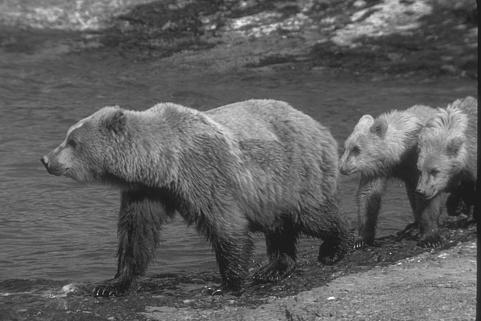
#> input picture images/bear_grayscale.jpg, 481 x 321 px
$ python main.py
#> lines starting #> are read from the running program, lines starting #| are printed output that depends on the picture; after the words box and inside, x2 and y2 are one past the last pixel; in counts of white or black regions, pixels touching at a corner belong together
### utils/image_utils.py
import matplotlib.pyplot as plt
import cv2


# Function to plot histogram
def plot_histogram(image, title):
    plt.figure()
    plt.hist(image.ravel(), bins=256, range=(0, 256), color='gray')
    plt.title(f"Histogram of {title}")
    plt.xlabel("Pixel Intensity")
    plt.ylabel("Frequency")
    plt.show()


# Function to load image
def load_image(image_path):
#> called with image_path = './images/bear_grayscale.jpg'
    image = cv2.imread(image_path, cv2.IMREAD_GRAYSCALE)
#> image is the input picture: shape (321, 481); min 16, max 255, mean 94.6
#> in plot_histogram, `plt.show()`:
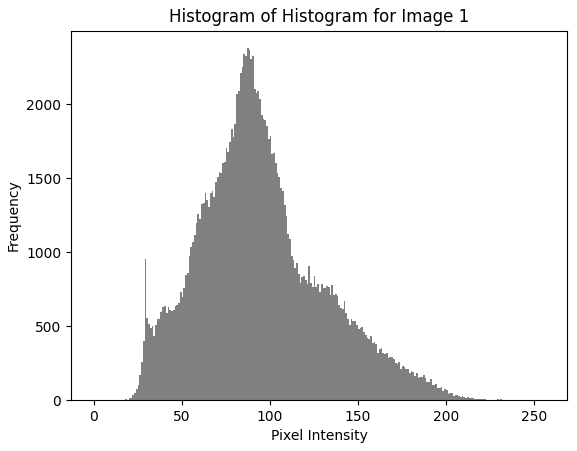
#> figure drawn by matplotlib, 1 panel; tallest bar 2378 high, from x = 87 to 88
    if image is None:
        raise FileNotFoundError(f"Image at {image_path} could not be loaded.")
    return image


# Function to display image
def display_image(image, title):
    plt.figure()
    plt.title(title)
    plt.imshow(image, cmap='gray')
    plt.show()

### thresholding/binarization.py
import cv2
from utils.image_utils import display_image


# Function to perform binary thresholding
def binary_threshold(image, thresholds):
    results = []
    for threshold in thresholds:
        _, binary_image = cv2.threshold(image, threshold, 255, cv2.THRESH_BINARY)
        results.append((binary_image, threshold))
#> this loop made 3 passes
#> pass 1, in binary_threshold, `_, binary_image = cv2.threshold(image, threshold, 255, cv2.THRESH_BINA..`:
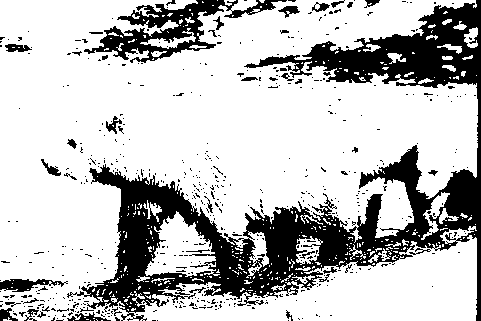
#> binary_image: shape (321, 481); 75% white; 563 black regions (519 under 20 px), largest, box (x1, y1, x2, y2) and area: (67, 0, 481, 321) 30666, (84, 0, 287, 63) 3803, (0, 279, 68, 292) 464
#> pass 2, in binary_threshold, `_, binary_image = cv2.threshold(image, threshold, 255, cv2.THRESH_BINA..`:
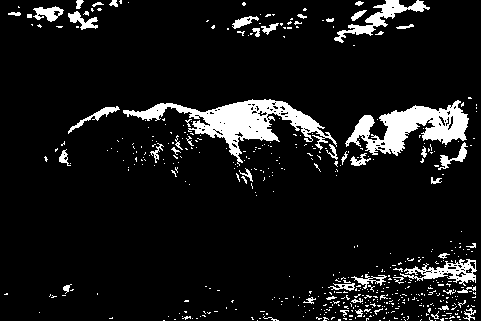
#> binary_image: shape (321, 481); 8.8% white; 520 white regions (471 under 20 px), largest, box (x1, y1, x2, y2) and area: (123, 99, 337, 166) 4025, (345, 100, 469, 156) 3157, (334, 0, 430, 43) 949
#> pass 3, in binary_threshold, `_, binary_image = cv2.threshold(image, threshold, 255, cv2.THRESH_BINA..`:
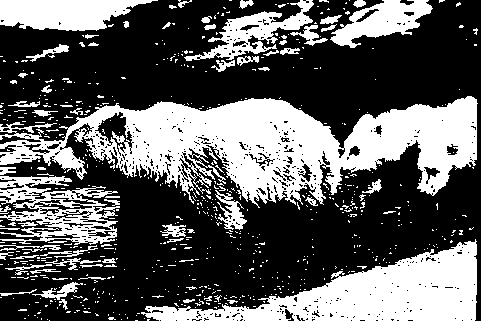
#> binary_image: shape (321, 481); 36.8% white; 671 white regions (600 under 20 px), largest, box (x1, y1, x2, y2) and area: (0, 96, 478, 208) 25785, (141, 239, 477, 321) 11888, (0, 176, 120, 245) 3940
#> after the loop, results = 3 items
    return results


def process_binary_threshold(image, thresholds, image_index):
    results = binary_threshold(image, thresholds)
#> results = 3 items
    for binary_image, threshold in results:
        display_image(binary_image, f"Simple Threshold {threshold} - Image {image_index}")
#> this loop made 3 passes
#> threshold on passes 1 to 3: 70, 148, 100

### thresholding/otsu.py
import cv2
from skimage.filters import threshold_otsu
from utils.image_utils import display_image


# Function to apply Otsu's thresholding on a grayscale image
def otsu_threshold(image):
    # Compute the Otsu's threshold value using scikit-image
    threshold_value = threshold_otsu(image)
#> threshold_value = 106

    # Apply the threshold using OpenCV's cv2.threshold function
    # Pixels below the threshold are set to 0 (black), above are set to 255 (white)
    _, binary_image = cv2.threshold(image, threshold_value, 255, cv2.THRESH_BINARY)
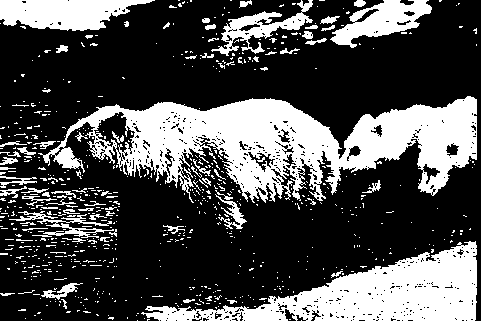
#> binary_image: shape (321, 481); 30.7% white; 734 white regions (662 under 20 px), largest, box (x1, y1, x2, y2) and area: (38, 96, 477, 203) 21994, (141, 241, 477, 321) 11392, (0, 0, 155, 31) 3324

    # Return the binary image and the computed threshold value
    return binary_image, threshold_value


# Function to process an image using Otsu's thresholding and display the results
def process_otsu_threshold(image, image_index):
    # Apply Otsu's thresholding to the input image
    binary_image, threshold_value = otsu_threshold(image)
#> threshold_value = 106

    # Print the threshold value to the console
    print(f"Otsu's Threshold Value for Image {image_index}: {threshold_value}")
#| Otsu's Threshold Value for Image 1: 106

    # Display the binary image with a title indicating Otsu's thresholding result
    display_image(binary_image, f"Otsu's Thresholding {threshold_value} - Image {image_index}")
#> pass 3 of the loop in process_images, `for idx, image_path in enumerate(image_paths):`:
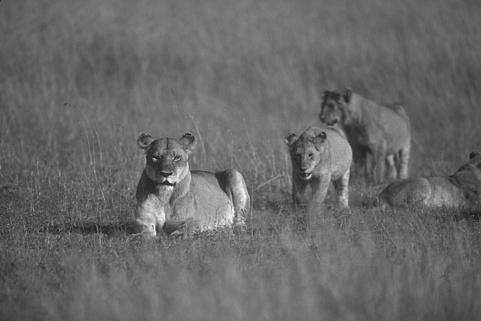
#> input picture images/lions_grayscale.jpg, 481 x 321 px
#> in load_image, image is the input picture: shape (321, 481); min 23, max 255, mean 104.3
#> the loop in binary_threshold (call 2), `for threshold in thresholds:` made 3 passes
#> pass 1, in binary_threshold (call 2), `_, binary_image = cv2.threshold(image, threshold, 255, cv2.THRESH_BINA..`:
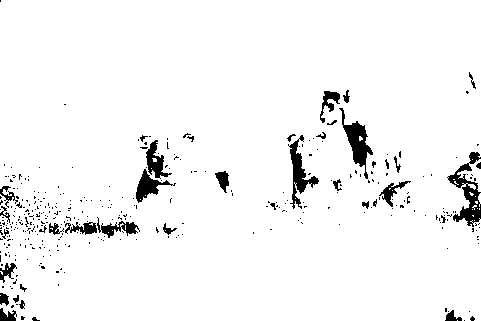
#> binary_image: shape (321, 481); 95.6% white; 361 black regions (325 under 20 px), largest, box (x1, y1, x2, y2) and area: (447, 152, 481, 227) 922, (339, 108, 373, 179) 768, (288, 135, 319, 209) 686
#> the loop in process_binary_threshold (call 2), `for binary_image, threshold in results:` made 3 passes
#> in otsu_threshold (call 2), `threshold_value = threshold_otsu(image)`: threshold_value = 104
#> in otsu_threshold (call 2), `_, binary_image = cv2.threshold(image, threshold_value, 255, cv2.THRES..`:
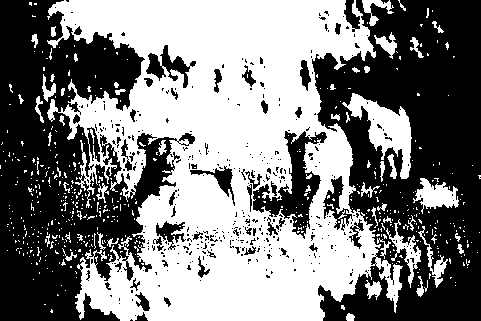
#> binary_image: shape (321, 481); 49.6% white; 533 white regions (476 under 20 px), largest, box (x1, y1, x2, y2) and area: (47, 0, 403, 321) 67941, (342, 93, 412, 179) 2246, (413, 178, 459, 214) 845
#| Otsu's Threshold Value for Image 3: 104

### main.py
from utils.image_utils import plot_histogram, load_image
from thresholding.binarization import process_binary_threshold
from thresholding.otsu import process_otsu_threshold


# function to apply both binarization and Otsu thresholding
def process_images(image_paths):
    # Three thresholds chosen manually based on the histogram
    thresholds = [70, 148, 100]

    for idx, image_path in enumerate(image_paths):
        try:
            # Load the image
            image = load_image(image_path)

            # Plot the histogram
            plot_histogram(image, f"Histogram for Image {idx + 1}")

            # Perform Binarization Thresholding
            process_binary_threshold(image, thresholds, idx + 1)

            # Perform Otsu's Thresholding
            process_otsu_threshold(image, idx + 1)

        except FileNotFoundError as e:
            print(e)


if __name__ == "__main__":
    image_paths = ["./images/bear_grayscale.jpg", "./images/golfer_grayscale.jpg", "./images/lions_grayscale.jpg"]
    process_images(image_paths)
